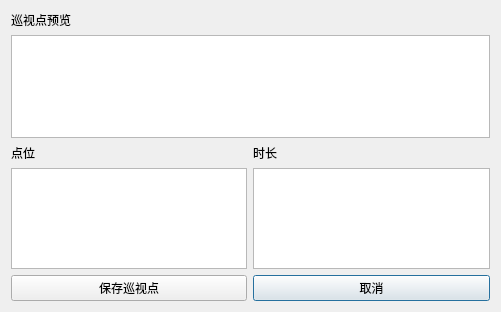
<?xml version="1.0" encoding="UTF-8"?>
<ui version="4.0">
 <class>RouteConfDialog</class>
 <widget class="QDialog" name="RouteConfDialog">
  <property name="geometry">
   <rect>
    <x>0</x>
    <y>0</y>
    <width>501</width>
    <height>312</height>
   </rect>
  </property>
  <property name="windowTitle">
   <string>巡视点项配置</string>
  </property>
  <layout class="QGridLayout" name="gridLayout_3">
   <item row="2" column="0">
    <widget class="QLabel" name="label_3">
     <property name="text">
      <string>点位</string>
     </property>
    </widget>
   </item>
   <item row="3" column="0" colspan="2">
    <widget class="QPlainTextEdit" name="plainTextEdit">
     <property name="sizePolicy">
      <sizepolicy hsizetype="Expanding" vsizetype="Fixed">
       <horstretch>0</horstretch>
       <verstretch>0</verstretch>
      </sizepolicy>
     </property>
     <property name="maximumSize">
      <size>
       <width>16777215</width>
       <height>101</height>
      </size>
     </property>
     <property name="baseSize">
      <size>
       <width>0</width>
       <height>101</height>
      </size>
     </property>
    </widget>
   </item>
   <item row="3" column="2" colspan="2">
    <widget class="QPlainTextEdit" name="plainTextEdit_2">
     <property name="sizePolicy">
      <sizepolicy hsizetype="Expanding" vsizetype="Preferred">
       <horstretch>0</horstretch>
       <verstretch>0</verstretch>
      </sizepolicy>
     </property>
     <property name="minimumSize">
      <size>
       <width>0</width>
       <height>101</height>
      </size>
     </property>
     <property name="maximumSize">
      <size>
       <width>16777215</width>
       <height>101</height>
      </size>
     </property>
    </widget>
   </item>
   <item row="1" column="0" colspan="4">
    <widget class="QTableWidget" name="tableWidget"/>
   </item>
   <item row="0" column="0">
    <widget class="QLabel" name="label">
     <property name="text">
      <string>巡视点预览</string>
     </property>
    </widget>
   </item>
   <item row="2" column="2">
    <widget class="QLabel" name="label_4">
     <property name="text">
      <string>时长</string>
     </property>
    </widget>
   </item>
   <item row="4" column="2" colspan="2">
    <widget class="QPushButton" name="pushButton_2">
     <property name="text">
      <string>取消</string>
     </property>
    </widget>
   </item>
   <item row="4" column="0" colspan="2">
    <widget class="QPushButton" name="pushButton">
     <property name="text">
      <string>保存巡视点</string>
     </property>
    </widget>
   </item>
  </layout>
 </widget>
 <resources/>
 <connections/>
</ui>
